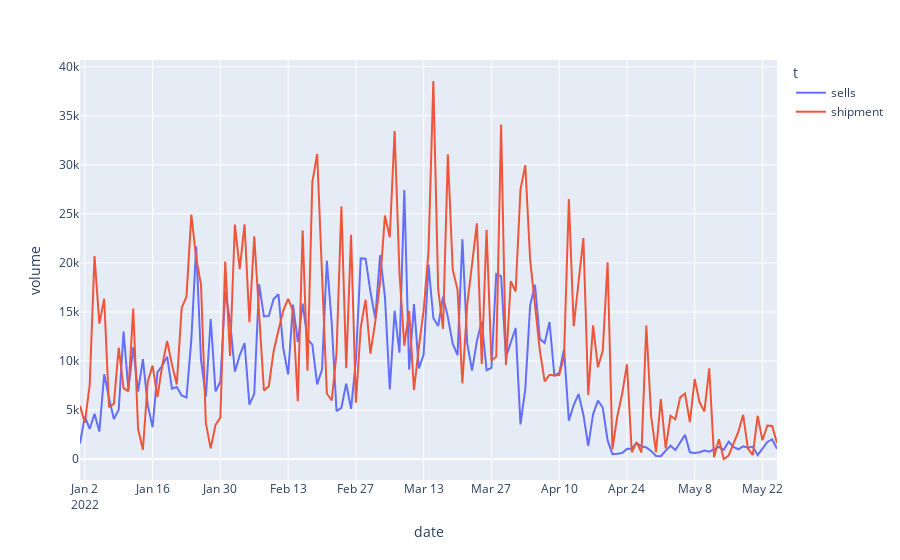

The code cell stored with this chart in its notebook:
### Code cell
px.line(pd.concat([one_fish_sell, one_fish_shipment]), x='date', y='volume', color='t')

### Figure 1 — Plotly figure (JSON) as saved in the notebook; plotly's stock layout.template omitted (floating-point values rounded to 4 significant figures; data arrays with more than 128 entries replaced by an {"elided": "..."} marker saying what was removed)
{"data": [{"hovertemplate": "t=sells<br>date=%{x}<br>volume=%{y}<extra></extra>", "legendgroup": "sells", "line": {"color": "#636efa", "dash": "solid"}, "marker": {"symbol": "circle"}, "mode": "lines", "name": "sells", "orientation": "v", "showlegend": true, "type": "scatter", "x": {"elided": "144 str values"}, "xaxis": "x", "y": {"elided": "144 float values"}, "yaxis": "y"}, {"hovertemplate": "t=shipment<br>date=%{x}<br>volume=%{y}<extra></extra>", "legendgroup": "shipment", "line": {"color": "#EF553B", "dash": "solid"}, "marker": {"symbol": "circle"}, "mode": "lines", "name": "shipment", "orientation": "v", "showlegend": true, "type": "scatter", "x": {"elided": "144 str values"}, "xaxis": "x", "y": {"elided": "144 float values"}, "yaxis": "y"}], "layout": {"autosize": true, "legend": {"title": {"text": "t"}, "tracegroupgap": 0}, "margin": {"t": 60}, "xaxis": {"anchor": "y", "autorange": true, "domain": [0, 1], "range": ["2022-01-01", "2022-05-25"], "title": {"text": "date"}, "type": "date"}, "yaxis": {"anchor": "x", "autorange": true, "domain": [0, 1], "range": [-2132.0, 40680.0], "title": {"text": "volume"}, "type": "linear"}}}
